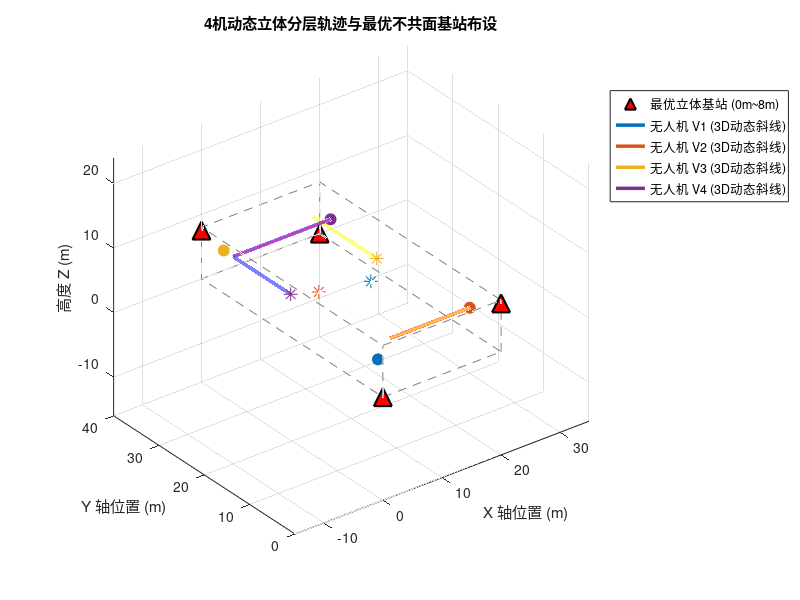

MATLAB code for this plot:
% =========================================================================
% generate_data_3D.m (CMLKF 几何最优化版)
% 3D多车(无人机行为) UWB/IMU 协同定位仿真数据生成脚本
% 空间范围：20m x 40m x 8m (高度严格控制在 2m ~ 7m)
% 优化重点：重构基站最大立体非对称拓扑，以及无人机群多高度层动态斜线协同轨迹
% =========================================================================
clc; clear; close all;

%% 1. 全局参数设置与保存路径
dt_imu = 0.01;              % IMU 采样时间 100Hz (0.01s)
dt_uwb = 0.1;               % UWB 采样时间 10Hz (0.1s)
t_end = 300;                % 运行时间 300秒
N_steps = round(t_end / dt_imu) + 1; % 30001 个采样点
Vehicle_num = 4;            % 车辆数量
Anchor_num = 4;             % 基站数量

% 【黄金布局优化】：基站高度在 0~8m 范围内实现非对称立体最大化错落
% 打破任何局部的共面奇异，使得 GDOP 在 3D 空间内各向同性
anchors = [ 0,  0, 0;     % 角落 1：极低位
           20,  0, 7.5;     % 角落 2：极高位
           20, 40, 0;     % 角落 3：中低位
            0, 40, 7.5];    % 角落 4：中高位

% 保存路径
save_dir = 'E:\SE3_MLKF\Data'; 
trajectories_mat_name = sprintf('Trj_data_Veh%d_Anc%d_3D_1.mat', Vehicle_num, Anchor_num);
   
% 噪声参数
IMU_noise_params.sigma_na = 0.1;      
IMU_noise_params.sigma_nw = 0.01;     
IMU_noise_params.sigma_ba = 0.01;     
IMU_noise_params.sigma_bw = 0.001;    
UWB_noise_params.sigma_anc = 0.2;     
UWB_noise_params.sigma_rel = 0.2;  

%% 2. 独立车辆动力学规划 (3秒平滑原地转弯 + 持续三维斜线飞行)
% 初始状态规划：[X, Y, Z, 初始速率, 初始航向角]
% 高度均限制在 2m ~ 7m 范围内，各自占据不同的起始高度层
init_configs = [
    3,   5,  2.5,  0.10,  0;      % V1: 低空层(2.5m)， 偏南，朝东，后续北转
   17,   3,  6.5,  0.10,  pi;     % V2: 高空层(6.5m)， 偏南，朝西，后续北转
    3,  39,  3.8,  0.10,  0;      % V3: 中低层(3.8m)， 偏北，朝东，后续南转
   18,  35,  5.2,  0.10,  pi;     % V4: 中高层(5.2m)， 偏北，朝西，后续南转
];

trajectories = struct();
for n = 1:Vehicle_num
    v_name = sprintf('V%d', n);
    cfg = init_configs(n, :);
    
    P_true = zeros(N_steps, 3);
    V_true = zeros(N_steps, 3);
    A_true = zeros(N_steps, 3);
    Theta_true = zeros(N_steps, 1);
    
    % 初始条件
    P_true(1, :) = cfg(1:3);
    v_mag = cfg(4);
    th_curr = cfg(5);
    V_true(1, :) = [v_mag * cos(th_curr), v_mag * sin(th_curr), 0];
    Theta_true(1) = th_curr;
    
    % 计算转弯过渡段的时间窗
    t_turn_start = 120 + (n-1)*15; % 错开转弯时间：V1:120s, V2:135s, V3:150s, V4:165s
    t_turn_end = t_turn_start + 3;
    
    for k = 2:N_steps
        t = (k-1) * dt_imu;
        a_curr = [0; 0; 0]; % 默认 Z 轴加速度全程为 0
        th_curr = Theta_true(k-1);
        
        switch n
            case 1  % V1: 高度恒定 2.5m。东行巡航 -> 120s时原地左转 -> 向北巡航
                if t < t_turn_start
                    th_curr = 0; a_curr = [0; 0; 0];
                elseif t >= t_turn_start && t <= t_turn_end
                    a_curr = [0; 0; 0]; V_true(k-1, 1:2) = 0; % 原地转弯，水平速度置零
                    th_curr = 0 + (pi/2)/3 * (t - t_turn_start); % 3秒平滑左转90度(朝北)
                elseif t > t_turn_end && t <= t_turn_end + 10
                    th_curr = pi/2; a_curr = [0; 0.01; 0]; % 转弯后水平加速 10s 恢复航速
                else
                    th_curr = pi/2; a_curr = [0; 0; 0];    % 匀速北行
                end
                
            case 2  % V2: 高度恒定 6.5m。西行巡航 -> 135s时原地右转 -> 向北巡航
                if t < t_turn_start
                    th_curr = pi; a_curr = [0; 0; 0];
                elseif t >= t_turn_start && t <= t_turn_end
                    a_curr = [0; 0; 0]; V_true(k-1, 1:2) = 0;
                    th_curr = pi - (pi/2)/3 * (t - t_turn_start); % 3秒平滑右转90度(朝北)
                elseif t > t_turn_end && t <= t_turn_end + 10
                    th_curr = pi/2; a_curr = [0; 0.01; 0]; % 转弯后水平加速 10s
                else
                    th_curr = pi/2; a_curr = [0; 0; 0];
                end
                
            case 3  % V3: 高度恒定 3.8m。东行巡航 -> 150s时原地右转 -> 向南巡航
                if t < t_turn_start
                    th_curr = 0; a_curr = [0; 0; 0];
                elseif t >= t_turn_start && t <= t_turn_end
                    a_curr = [0; 0; 0]; V_true(k-1, 1:2) = 0;
                    th_curr = 0 - (pi/2)/3 * (t - t_turn_start); % 3秒平滑右转90度(朝南)
                elseif t > t_turn_end && t <= t_turn_end + 10
                    th_curr = -pi/2; a_curr = [0; -0.01; 0]; % 转弯后水平加速 10s
                else
                    th_curr = -pi/2; a_curr = [0; 0; 0];
                end
                
            case 4  % V4: 高度恒定 5.2m。西行巡航 -> 165s时原地左转 -> 向南巡航
                if t < t_turn_start
                    th_curr = pi; a_curr = [0; 0; 0];
                elseif t >= t_turn_start && t <= t_turn_end
                    a_curr = [0; 0; 0]; V_true(k-1, 1:2) = 0;
                    th_curr = pi + (pi/2)/3 * (t - t_turn_start); % 3秒平滑左转90度(朝南)
                elseif t > t_turn_end && t <= t_turn_end + 10
                    th_curr = 3*pi/2; a_curr = [0; -0.01; 0]; % 转弯后水平加速 10s
                else
                    th_curr = 3*pi/2; a_curr = [0; 0; 0];
                end
        end
        
        % 严格物理积分更新
        A_true(k-1, :) = a_curr';
        V_true(k, :)   = V_true(k-1, :) + A_true(k-1, :) * dt_imu;
        P_true(k, :)   = P_true(k-1, :) + V_true(k-1, :) * dt_imu + 0.5 * A_true(k-1, :) * dt_imu^2;
        Theta_true(k)  = th_curr;
    end
    A_true(end, :) = [0, 0, 0];



    % 保存真值分量
    trajectories.(v_name).Time_true = (0:dt_imu:t_end)';
    trajectories.(v_name).X_true = P_true(:, 1);
    trajectories.(v_name).Y_true = P_true(:, 2);
    trajectories.(v_name).Z_true = P_true(:, 3);
    trajectories.(v_name).Vx_true = V_true(:, 1);
    trajectories.(v_name).Vy_true = V_true(:, 2);
    trajectories.(v_name).Vz_true = V_true(:, 3);
    trajectories.(v_name).Theta_true = Theta_true;
    
    % 旋转矩阵序列 R_true
    R_true = zeros(3, 3, N_steps);
    for k = 1:N_steps
        th = Theta_true(k);
        R_true(:, :, k) = [
            cos(th), -sin(th), 0;
            sin(th),  cos(th), 0;
            0,        0,       1
        ];
    end
    trajectories.(v_name).R_true = R_true;
end

%% 3. 生成含有零偏与白噪声的 100Hz 3D IMU 测量信号
for n = 1:Vehicle_num
    v_name = sprintf('V%d', n);
    veh = trajectories.(v_name);
    
    % 计算理想 3D 角速度
    theta_unwrapped = unwrap(veh.Theta_true);
    wz_true = gradient(theta_unwrapped, dt_imu);
    omega_body_ideal = [zeros(N_steps, 2), wz_true];
    
    % 计算理想特定力：f = R^T * (a - g)
    a_body_ideal = zeros(N_steps, 3);
    g_vec = [0; 0; -9.81];
    for k = 1:N_steps
        R_k = veh.R_true(:, :, k);
        a_world = [A_true(k, 1); A_true(k, 2); A_true(k, 3)];
        a_body_ideal(k, :) = (R_k' * (a_world - g_vec))';
    end
    
    % 模拟高保真零偏游走
    ba_init = (rand(1, 3) - 0.5) * 0.1;    
    bw_init = (rand(1, 3) - 0.5) * 0.01;
    b_a = ba_init + cumsum(randn(N_steps, 3) * IMU_noise_params.sigma_ba * sqrt(dt_imu), 1);
    b_w = bw_init + cumsum(randn(N_steps, 3) * IMU_noise_params.sigma_bw * sqrt(dt_imu), 1);
    
    % 叠加噪声
    acc_noise = randn(N_steps, 3) * IMU_noise_params.sigma_na;
    gyro_noise = randn(N_steps, 3) * IMU_noise_params.sigma_nw;
    
    acc_m = a_body_ideal + b_a + acc_noise;
    gyro_m = omega_body_ideal + b_w + gyro_noise;
    
    % 保存 IMU 数据
    trajectories.(v_name).IMU_Time = veh.Time_true;
    trajectories.(v_name).IMU_acc_m = acc_m;
    trajectories.(v_name).IMU_gyro_m = gyro_m;
    trajectories.(v_name).IMU_bias_a_true = b_a;
    trajectories.(v_name).IMU_bias_w_true = b_w;
end

%% 4. 生成 10Hz 同步 UWB 测距信号
idx_uwb = 1:10:N_steps;
t_uwb = trajectories.V1.Time_true(idx_uwb);
N_uwb = length(t_uwb);
pos_true_uwb = zeros(N_uwb, 3, Vehicle_num);
for n = 1:Vehicle_num
    v_name = sprintf('V%d', n);
    pos_true_uwb(:, 1, n) = trajectories.(v_name).X_true(idx_uwb);
    pos_true_uwb(:, 2, n) = trajectories.(v_name).Y_true(idx_uwb);
    pos_true_uwb(:, 3, n) = trajectories.(v_name).Z_true(idx_uwb);
end
for n = 1:Vehicle_num
    v_name = sprintf('V%d', n);
    
    % A. UWB 基站 3D 测距
    UWB_Anchor = zeros(N_uwb, 1 + Anchor_num);
    UWB_Anchor(:, 1) = t_uwb;
    for a_idx = 1:Anchor_num
        dx = pos_true_uwb(:, 1, n) - anchors(a_idx, 1);
        dy = pos_true_uwb(:, 2, n) - anchors(a_idx, 2);
        dz = pos_true_uwb(:, 3, n) - anchors(a_idx, 3);
        dist_true = sqrt(dx.^2 + dy.^2 + dz.^2);
        
        UWB_Anchor(:, 1 + a_idx) = dist_true + randn(N_uwb, 1) * UWB_noise_params.sigma_anc;
    end
    trajectories.(v_name).UWB_Anchor = UWB_Anchor;
    
    % B. UWB 3D 车间相对测距
    UWB_Relative = zeros(N_uwb, 1 + Vehicle_num);
    UWB_Relative(:, 1) = t_uwb;
    for j = 1:Vehicle_num
        if n == j
            UWB_Relative(:, 1 + j) = NaN;
        else
            dx = pos_true_uwb(:, 1, n) - pos_true_uwb(:, 1, j);
            dy = pos_true_uwb(:, 2, n) - pos_true_uwb(:, 2, j);
            dz = pos_true_uwb(:, 3, n) - pos_true_uwb(:, 3, j);
            dist_true = sqrt(dx.^2 + dy.^2 + dz.^2);
            
            UWB_Relative(:, 1 + j) = dist_true + randn(N_uwb, 1) * UWB_noise_params.sigma_rel;
        end
    end
    trajectories.(v_name).UWB_Relative = UWB_Relative;
end

%% 5. 轨迹可视化 (三维立体作图以确认高度不共面)
figure('Name', 'Multi-Agent 最优 3D 协同定位拓扑轨迹', 'Position', [100, 100, 850, 650]);
hold on; grid on; axis equal;
xlabel('X 轴位置 (m)'); ylabel('Y 轴位置 (m)'); zlabel('高度 Z (m)');
title('4机动态立体分层轨迹与最优不共面基站布设');

% 绘制边界立体框
line([0, 20, 20, 0, 0], [0, 0, 40, 40, 0], [0, 0, 0, 0, 0], 'Color', [0.5,0.5,0.5], 'LineStyle', '--');
line([0, 20, 20, 0, 0], [0, 0, 40, 40, 0], [8, 8, 8, 8, 8], 'Color', [0.5,0.5,0.5], 'LineStyle', '--');
for corner = [0, 20]
    for side = [0, 40]
        line([corner, corner], [side, side], [0, 8], 'Color', [0.5,0.5,0.5], 'LineStyle', '--');
    end
end

% 绘制最优不共面基站
h_anchor = plot3(anchors(:,1), anchors(:,2), anchors(:,3), '^', 'MarkerSize', 13, ...
    'MarkerFaceColor', 'r', 'MarkerEdgeColor', 'k', 'LineWidth', 1.5, 'DisplayName', '最优立体基站 (0m~8m)');

colors = lines(Vehicle_num);
h_traj = zeros(1, Vehicle_num);
for n = 1:Vehicle_num
    v_data = trajectories.(sprintf('V%d', n));
    h_traj(n) = plot3(v_data.X_true, v_data.Y_true, v_data.Z_true, 'Color', colors(n,:), 'LineWidth', 2.5, ...
        'DisplayName', sprintf('无人机 V%d (3D动态斜线)', n));
    
    % 标记起始点和终点
    plot3(v_data.X_true(1), v_data.Y_true(1), v_data.Z_true(1), 'o', 'MarkerSize', 8, 'MarkerFaceColor', colors(n,:), 'Color', colors(n,:));
    plot3(v_data.X_true(end), v_data.Y_true(end), v_data.Z_true(end), '*', 'MarkerSize', 10, 'Color', colors(n,:));
end
view(3); 
legend([h_anchor, h_traj], 'Location', 'northeastoutside');
hold off;

%% 6. 数据保存
if ~exist(save_dir, 'dir')
    mkdir(save_dir);
end
save_path = fullfile(save_dir, trajectories_mat_name);
save(save_path, 'trajectories', 'anchors', 'IMU_noise_params', 'UWB_noise_params', 'Vehicle_num', 'Anchor_num');
fprintf('CMLKF 优化版 3D 仿真数据生成成功，已保存至：%s\n', save_path);
